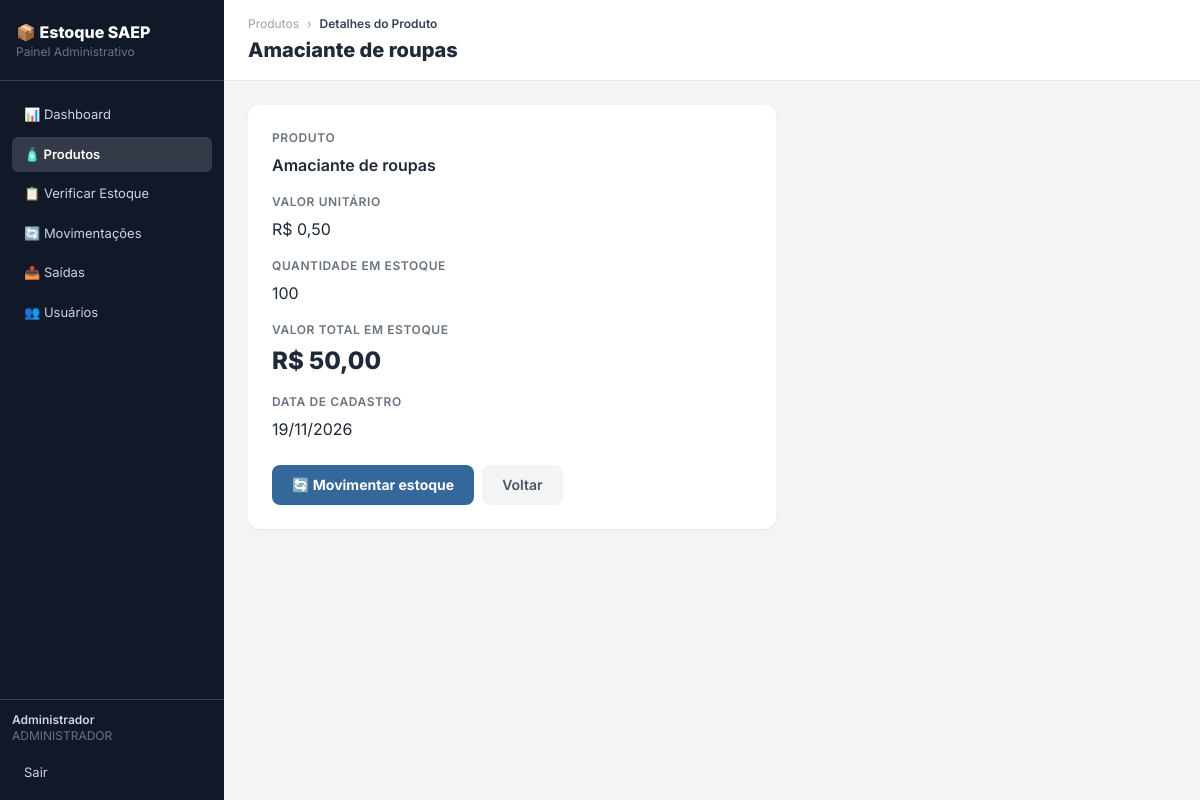
Page /produto.php?id=1 (signed in) on the committed database.
### tables this page shows
CREATE TABLE produto (
    id_produto INT AUTO_INCREMENT NOT NULL PRIMARY KEY,
    nome VARCHAR(100) NOT NULL,
    quantidade_estoque INTEGER NOT NULL DEFAULT 0,
    valor_unitario NUMERIC(10,2) NOT NULL,
    data_cadastro DATE NOT NULL DEFAULT (CURRENT_DATE)
);

### produto.php (the view, shortened to what this page needs)
<?php
require_once __DIR__ . '/conexao.php';
$st = $pdo->prepare("SELECT * FROM produto WHERE id_produto = :id");
$st->execute(["id" => $_GET["id"] ?? 0]);
$produto = $st->fetch();
require_once __DIR__ . '/includes/menu.php';
?>
    <main class="flex-1 flex flex-col">
        <div class="bg-white border-b border-gray-200 px-6 py-4">
            <div class="flex items-center gap-2 text-xs text-gray-400 mb-1">
                <a href="produtos.php" class="hover:text-senai-blue">Produtos</a> ›
                <span class="text-gray-700 font-semibold">Detalhes do Produto</span>
            </div>
            <h1 class="text-xl font-extrabold text-gray-800"><?= $produto ? htmlspecialchars($produto["nome"]) : "Produto" ?></h1>
        </div>
        <div class="p-6 flex-1 max-w-xl">
            <?php if (!$produto): ?>
                <div class="bg-red-100 border border-red-400 text-red-700 px-4 py-3 rounded mb-6">
                    Nenhum produto encontrado!
                </div>
                <a href="produtos.php" class="bg-gray-100 text-gray-600 font-semibold px-5 py-2.5 rounded-lg text-sm hover:bg-gray-200 transition">Voltar</a>
            <?php else: ?>
                <?php $valorTotal = round($produto["valor_unitario"] * $produto["quantidade_estoque"], 2); ?>
                <div class="bg-white rounded-xl shadow-sm p-6">
                    <div class="mb-4">
                        <p class="form-label">Produto</p>
                        <p class="text-gray-800 font-semibold"><?= htmlspecialchars($produto["nome"]) ?></p>
                    </div>
                    <div class="mb-4">
                        <p class="form-label">Valor unitário</p>
                        <p class="text-gray-800">R$ <?= number_format($produto["valor_unitario"], 2, ",", ".") ?></p>
                    </div>
                    <div class="mb-4">
                        <p class="form-label">Quantidade em estoque</p>
                        <p class="text-gray-800"><?= $produto["quantidade_estoque"] ?></p>
                    </div>
                    <div class="mb-4">
                        <p class="form-label">Valor total em estoque</p>
                        <p class="text-2xl font-extrabold text-gray-800">R$ <?= number_format($valorTotal, 2, ",", ".") ?></p>
                    </div>
                    <div class="mb-6">
                        <p class="form-label">Data de cadastro</p>
                        <p class="text-gray-800"><?= date("d/m/Y", strtotime($produto["data_cadastro"])) ?></p>
                    </div>
                    <div class="flex gap-2">
                        <a href="movimentacao_form.php?id_produto=<?= $produto["id_produto"] ?>" class="bg-senai-blue text-white font-bold px-5 py-2.5 rounded-lg text-sm hover:bg-senai-blue-dark transition">🔄 Movimentar estoque</a>
                        <a href="produtos.php" class="bg-gray-100 text-gray-600 font-semibold px-5 py-2.5 rounded-lg text-sm hover:bg-gray-200 transition">Voltar</a>
                    </div>
                </div>
            <?php endif; ?>
        </div>
    </main>
</body>
</html>

### includes/menu.php (style rules this page uses)
body { font-family: 'Inter', sans-serif; }
.form-label { display:block; font-size:12px; font-weight:600; color:#6b7280; margin-bottom:6px; text-transform:uppercase; letter-spacing:.05em; }

### rows in the picture
produto: nome "Amaciante de roupas", valor_unitario "0,50", quantidade_estoque "100", valorTotal "50,00", data_cadastro "19/11/2026"

### other values in the picture
$_SESSION['nome'] "Administrador"
$_SESSION['perfil'] "ADMINISTRADOR"
